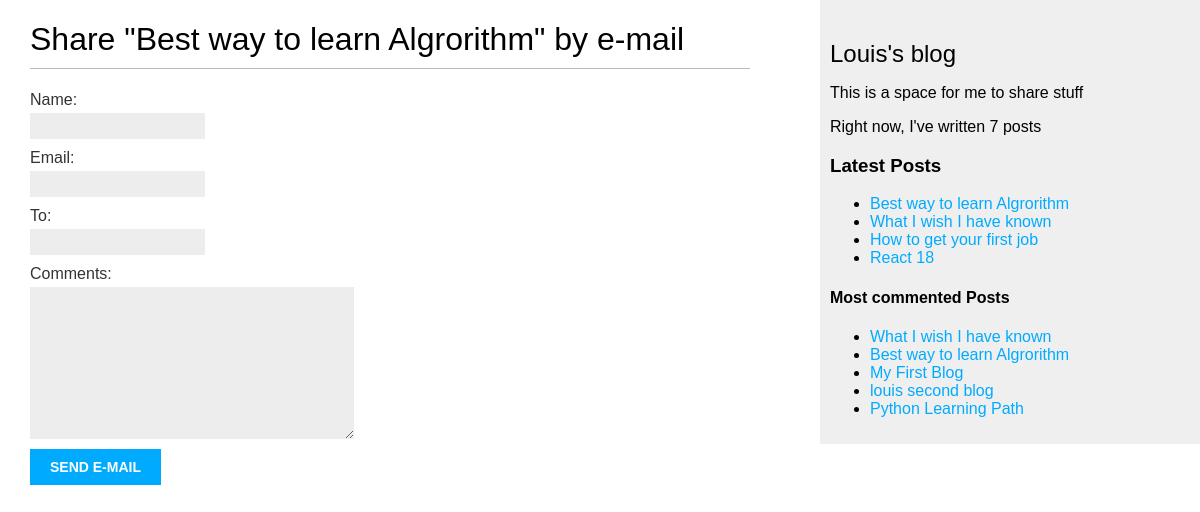
Before: /blog/8/share/ with the older database file.
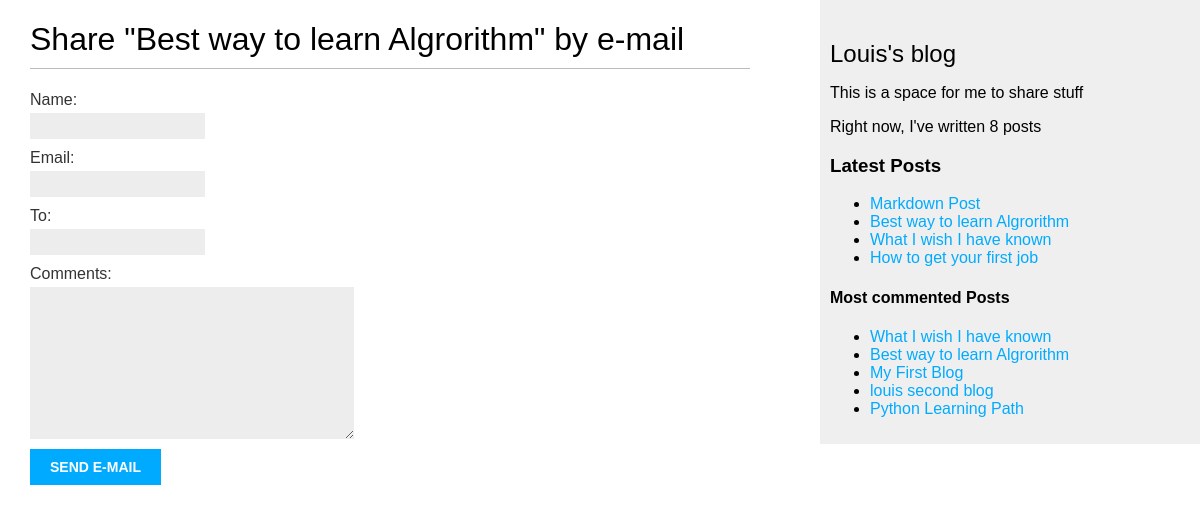
After: the same page with the newer database file.
### blog/models.py (models this page shows, shortened)
class Post(models.Model):
    STATUS_CHOICES =(
        ('draft', 'Draft'),
        ('published', 'Published'),
    )
    title = models.CharField(max_length=256)
    slug = models.SlugField(max_length=256, unique_for_date='publish')
    author = models.ForeignKey(User, on_delete=models.CASCADE, related_name='blog_posts')
    body = models.TextField()
    publish = models.DateTimeField(default=timezone.now)
    created = models.DateTimeField(auto_now_add=True)
    updated = models.DateTimeField(auto_now=True)
    status = models.CharField(max_length=10, choices=STATUS_CHOICES, default='draft')
    objects = models.Manager() # The default manager
    published = PublishedManager()
    tags = TaggableManager()
    def get_absolute_url(self):
        return reverse('blog:post_detail', args=[self.publish.year, self.publish.month, self.publish.day, self.slug])
    class Meta:
        ordering = ('-publish',)

### blog/views.py (the view)
# urls.py: path("<int:post_id>/share/", views.post_share, name="post_share"),
def post_share(request, post_id):
    post = get_object_or_404(Post, id=post_id, status='published')
    sent = False
    if request.method == 'POST':
        form = EmailPostForm(request.POST)
        if form.is_valid():
            cd = form.cleaned_data
            post_url = request.build_absolute_uri(post.get_absolute_url())
            subject = f"{cd['name']} wants to share {post.title} with you"
            message = f"Read {post.title} at: {post_url}\n\n {cd['name']}\'s comments: {cd['comments']}"
            send_mail(subject, message, 'louiswing55@hotmail.com', [cd['to']])
            sent = True
    else:
        form = EmailPostForm()
    return render(request, 'blog/post/share.html', {'post': post, 'form': form, 'sent': sent})

### blog/forms.py
class EmailPostForm(forms.Form):
    name = forms.CharField(max_length=25)
    email = forms.EmailField()
    to = forms.EmailField()
    comments = forms.CharField(required=False, widget=forms.Textarea)

### blog/models.py (called while the page is built)
    def get_queryset(self):
        return super(PublishedManager, self).get_queryset().filter(status='published')

### blog/templatetags/blog_tags.py (called while the page is built)
@register.simple_tag
def total_posts():
    return Post.published.count()

@register.inclusion_tag('blog/post/latest_posts.html')
def show_latest_posts(count=5):
    latest_posts = Post.published.order_by('-publish')[:count]
    return { 'latest_posts': latest_posts }

@register.simple_tag
def get_most_commented_posts(count=5):
    return Post.published.annotate(total_comments=Count('comments')).order_by('-total_comments')[:count]

### blog/templates/blog/post/share.html (shortened to what this page needs)
{% extends "blog/base.html" %}
{% block content %}
{% if sent %}
<h1>E-mail successfully sent</h1>
<p>"{{ post.title }}" was successfully sent to {{ form.cleaned_data.to }}.</p>
{% else %}
<h1>Share "{{ post.title }}" by e-mail</h1>
<form method="post">
  {% for field in form %}
  <div>{{ field.label_tag }} {{ field}} {{ field.errors }}</div>
  {% endfor %}
  <input type="submit" value="Send e-mail" />
</form>
{% endif %}
{% endblock %}

### blog/templates/blog/base.html (shortened to what this page needs)
{% load blog_tags %}
{% load static %}
<!DOCTYPE html>
<html>
  <head>
    <link href="{% static 'css/blog.css' %}" rel="stylesheet">
  </head>
  <body>
    <div id="content">{% block content %} {% endblock %}</div>
    <div id="sidebar">
      <h2>Louis's blog</h2>
      <p>This is a space for me to share stuff</p>
      <p>Right now, I've written {% total_posts %} posts</p>
      <h3>Latest Posts</h3>
      {% show_latest_posts 4 %}
      <h4>Most commented Posts</h4>
      {% get_most_commented_posts as most_commented_posts %}
      <ul>
        {% for post in most_commented_posts %}
        <li>
          <a href="{{ post.get_absolute_url }}">{{post.title}}</a>
        </li>
        {% endfor %}
      </ul>
    </div>
  </body>
</html>

### blog/templates/blog/post/latest_posts.html
<ul>
    {% for post in latest_posts %}
    <li>
        <a href="{{ post.get_absolute_url }}">{{post.title}}</a>
    </li>
    {% endfor %}
</ul>

Changed rows visible on the page:
no longer on this page (row unchanged): Post: title "React 18", shown under "Latest Posts"
added Post: title "Markdown Post", shown under "Latest Posts"
Other visible differences:
text no longer shown: "7"
text now shown: "8"
